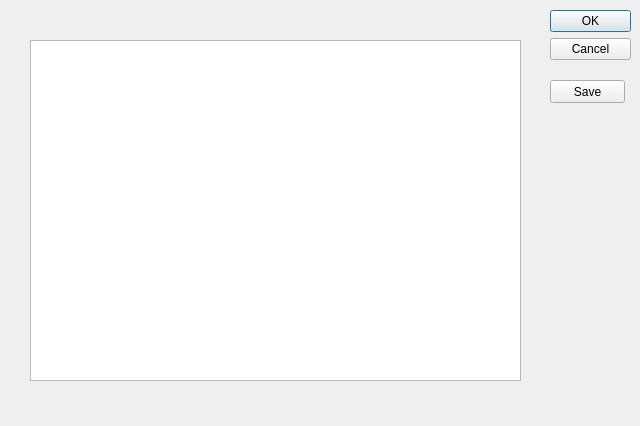
<?xml version="1.0" encoding="UTF-8"?>
<ui version="4.0">
 <class>SomeValues</class>
 <widget class="QDialog" name="SomeValues">
  <property name="geometry">
   <rect>
    <x>0</x>
    <y>0</y>
    <width>640</width>
    <height>426</height>
   </rect>
  </property>
  <property name="windowTitle">
   <string>Values</string>
  </property>
  <widget class="QDialogButtonBox" name="buttonBox">
   <property name="geometry">
    <rect>
     <x>550</x>
     <y>10</y>
     <width>81</width>
     <height>241</height>
    </rect>
   </property>
   <property name="orientation">
    <enum>Qt::Vertical</enum>
   </property>
   <property name="standardButtons">
    <set>QDialogButtonBox::Cancel|QDialogButtonBox::Ok</set>
   </property>
  </widget>
  <widget class="QTableView" name="tableView">
   <property name="geometry">
    <rect>
     <x>30</x>
     <y>40</y>
     <width>491</width>
     <height>341</height>
    </rect>
   </property>
   <property name="sizePolicy">
    <sizepolicy hsizetype="Expanding" vsizetype="Expanding">
     <horstretch>0</horstretch>
     <verstretch>0</verstretch>
    </sizepolicy>
   </property>
   <attribute name="horizontalHeaderCascadingSectionResizes">
    <bool>true</bool>
   </attribute>
  </widget>
  <widget class="QPushButton" name="pushButton">
   <property name="geometry">
    <rect>
     <x>550</x>
     <y>80</y>
     <width>75</width>
     <height>23</height>
    </rect>
   </property>
   <property name="text">
    <string>Save</string>
   </property>
  </widget>
 </widget>
 <resources/>
 <connections>
  <connection>
   <sender>buttonBox</sender>
   <signal>accepted()</signal>
   <receiver>SomeValues</receiver>
   <slot>accept()</slot>
   <hints>
    <hint type="sourcelabel">
     <x>248</x>
     <y>254</y>
    </hint>
    <hint type="destinationlabel">
     <x>157</x>
     <y>274</y>
    </hint>
   </hints>
  </connection>
  <connection>
   <sender>buttonBox</sender>
   <signal>rejected()</signal>
   <receiver>SomeValues</receiver>
   <slot>reject()</slot>
   <hints>
    <hint type="sourcelabel">
     <x>316</x>
     <y>260</y>
    </hint>
    <hint type="destinationlabel">
     <x>286</x>
     <y>274</y>
    </hint>
   </hints>
  </connection>
 </connections>
</ui>
